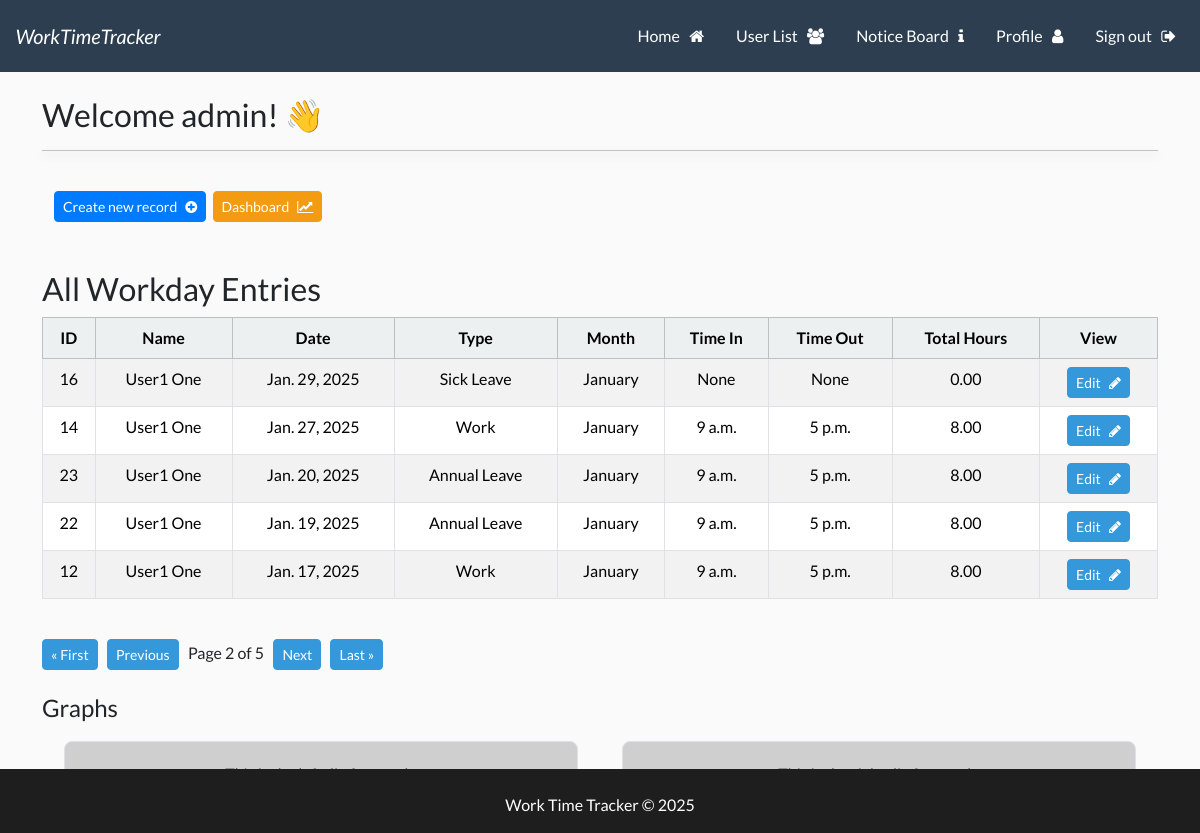
Screenshot of /wttapp?page=2 (signed in) with the database file from the repository.
### wttapp/models.py (models this page shows, shortened)
class Workday(models.Model):
    user = models.ForeignKey(User, related_name='user_workdays', on_delete=models.CASCADE)
    WORKDAY_TYPE_CHOICES = [
        ('Work', 'Work'),
        ('Sick Leave', 'Sick Leave'),
        ('Annual Leave', 'Annual Leave'),
        ('Bank Holiday', 'Bank Holiday'),
    ]
    MONTH_CHOICES = [
        ('January', 'January'),
        ('February', 'February'),
        ('March', 'March'),
        ('April', 'April'),
        ('May', 'May'),
        ('June', 'June'),
        ('July', 'July'),
        ('August', 'August'),
        ('September', 'September'),
        ('October', 'October'),
        ('November', 'November'),
        ('December', 'December'),
    ]
    id = models.AutoField(primary_key=True)
    date = models.DateField()
    year = models.IntegerField(default=datetime.now().year)
    month = models.CharField(
        max_length=20,
        choices=MONTH_CHOICES,
        default=get_current_month,
    )
    workday_type = models.CharField(
        max_length=20,
        choices=WORKDAY_TYPE_CHOICES,
        default='Work',
    )
    time_in = models.TimeField(blank=True, null=True)
    time_out = models.TimeField(blank=True, null=True)
    @property
    def total_hours(self):
        if self.time_in and self.time_out:
            time_in_dt = datetime.combine(date.today(), self.time_in)
            time_out_dt = datetime.combine(date.today(), self.time_out)
            time_diff = time_out_dt - time_in_dt
            return time_diff.total_seconds() / 3600  # Convert seconds to hours
        return 0

### UserLogin/models.py (models this page shows, shortened)
class UserProfile(models.Model):
    user = models.OneToOneField(User, related_name='user_profile', on_delete=models.CASCADE)
    username = models.CharField(max_length=150, editable=False)  # Automatically populated
    firstname = models.CharField(max_length=30, null=False, editable=True)  # Automatically populated
    lastname = models.CharField(max_length=150, null=False, editable=True)  # Automatically populated
    email = models.EmailField(null=True, editable=True)  # Automatically populated
    emergency_contact = models.CharField(max_length=100, blank=True, null=True, help_text="Emergency contact name and number.")
    manager_name = models.ForeignKey(
        User,
        related_name='user_manager',
        on_delete=models.SET_NULL,
        blank=True,
        null=True,
    )
    POSITION_CHOICES = [
        ('Staff', 'Staff'),
        ('Manager', 'Manager'),
        ('System Admin', 'System Admin'),
    ]
    position = models.CharField(
        max_length=20,
        choices=POSITION_CHOICES,
        default='Staff',
        help_text="This can be edited by your manager or System admin."
    )
    STATUS_CHOICES = [
        ('Active', 'Active'),
        ('Former', 'Former'),
    ]
    status = models.CharField(
        max_length=10,
        choices=STATUS_CHOICES,
        default='Active',
        help_text="User status (Active or Former)."
    )
    profile_picture = models.ImageField(upload_to='profile_pictures', blank=True, null=True)

### wttapp/views.py (the view)
# urls.py: 2. Add a URL to urlpatterns:  path('', views.home, name='home')
@login_required
def home(request):
    user_profile = UserProfile.objects.get(user=request.user)
    if user_profile.status == 'Active' and user_profile.position in ['System Admin', 'Manager']:
        records_list = Workday.objects.select_related('user__user_profile').all().order_by('-date')  # Show all records
    else:
        records_list = Workday.objects.select_related('user__user_profile').filter(user=request.user).order_by('-date')  # Show only the user's records
    paginator = Paginator(records_list, 5)  # Show 5 records per page
    page = request.GET.get('page', 1)  # Get the current page number from the request
    try:
        records = paginator.page(page)
    except PageNotAnInteger:
        records = paginator.page(1)
    except EmptyPage:
        records = paginator.page(paginator.num_pages)
    return render(request, 'wttapp/home.html', {'records': records, 'user_profile': user_profile})

### templates/wttapp/home.html (shortened to what this page needs)
{% extends 'base.html' %}
{% load static %}
{% block content %}
<h3> Welcome {{user}}! 👋 </h3>
<hr>
<br>
<div class="container-fluid">
    <div class="row">
        <div class="col-md-6 col-12">
                <a class="btn btn-primary btn-sm" href="{% url 'create_record' %}">Create new record &nbsp; <i class="fa fa-plus-circle" aria-hidden="true"></i></a>&nbsp;
                <a class="btn btn-warning btn-sm ml-auto" href="{% url 'dashboard' %}">Dashboard &nbsp; <i class="fa fa-line-chart" aria-hidden="true"></i></a>
        </div>
    </div>
</div>
<br><br>
{% if user_profile.status == 'Active' and user_profile.position in 'System Admin Manager' %}
    <h3>All Workday Entries</h3>
{% else %}
    <h3>Your Workday Entries</h3>
{% endif %}
<table class="table table-hover table-striped  table-bordered text-center">
    <thead class="table-light">
        <tr>
            <th scope="col">ID</th>
            <th scope="col">Name</th>
            <th scope="col">Date</th>
            <th scope="col">Type</th>
            <th scope="col">Month</th>
            <th scope="col">Time In</th>
            <th scope="col">Time Out</th>
            <th scope="col">Total Hours</th>
            <th scope="col">View</th>
        </tr>
    </thead>
    <tbody>
        {% if records %}
        {% for record in records %}
        <tr>
            <td>{{ record.id }}</td>
            <td>{{ record.user.user_profile.firstname }} {{ record.user.user_profile.lastname }} </td>
            <td>{{ record.date }}</td>
            <td>{{ record.get_workday_type_display }}</td>
            <td>{{ record.get_month_display }}</td>
            <td>{{ record.time_in }}</td>
            <td>{{ record.time_out }}</td>
            <td>{{ record.total_hours|floatformat:2 }}</td>
            <td>
                <a href="{% url 'edit_workday' record.id %}" class="btn btn-info btn-sm">Edit &nbsp; <i class="fa fa-pencil" aria-hidden="true"></i></a>
        </tr>
        {% endfor %}
        {% endif %}
    </tbody>
</table>
<br>
<div class="pagination">
    <span class="step-links">
        {% if records.has_previous %}
        <a class="btn btn-info btn-sm btn-info" href="?page=1">&laquo; First</a> &nbsp;
        <a class="btn btn-info btn-sm btn-info" href="?page={{ records.previous_page_number }}">Previous</a> &nbsp;
        {% endif %}
        <span class="current">
            Page {{ records.number }} of {{ records.paginator.num_pages }} &nbsp;
        </span>
        {% if records.has_next %}
        <a class="btn btn-info btn-sm btn-secondary" href="?page={{ records.next_page_number }}">Next</a> &nbsp;
        <a class="btn btn-info btn-sm btn-secondary" href="?page={{ records.paginator.num_pages }}">Last &raquo;</a>
        {% endif %}
    </span>
</div>
<br>
<h4>Graphs</h4>
<div class="container-fluid">
    <div class="row">
        <div class="col-md-6 col-12">
            <div class="custom-div">
                <p class="text-muted">This is the left div for graph.</p>
            </div>
        </div>
        <div class="col-md-6 col-12">
            <div class="custom-div">
                <p class="text-muted">This is the right div for pragh. </p>
            </div>
        </div>
    </div>
</div>
{% endblock %}

### static/css/styles.css (style rules this page uses)
hr { box-shadow: 0 4px 10px rgba(0.8, 0.8, 0.8, 0.8); }
a { text-decoration: none; }
html, body { height: 100%; margin: 0; display: flex; flex-direction: column; }
body { display: flex; background-color: #fafafa; }
.custom-div { background-color: #cfcfcf; border: 1px solid #dee2e6; padding: 20px; margin: 10px; border-radius: 8px; text-align: center; }
.btn-primary { background-color: #007bff; border-color: #007bff; }

### rows the page displays
Workday: id "16", user.user_profile.firstname "User1", user.user_profile.lastname "One", date "Jan. 29, 2025", workday_type "Sick Leave", month "January", time_in "None", time_out "None", total_hours "0.00"
Workday: id "14", user.user_profile.firstname "User1", user.user_profile.lastname "One", date "Jan. 27, 2025", workday_type "Work", month "January", time_in "9 a.m.", time_out "5 p.m.", total_hours "8.00"
Workday: id "23", user.user_profile.firstname "User1", user.user_profile.lastname "One", date "Jan. 20, 2025", workday_type "Annual Leave", month "January", time_in "9 a.m.", time_out "5 p.m.", total_hours "8.00"
Workday: id "22", user.user_profile.firstname "User1", user.user_profile.lastname "One", date "Jan. 19, 2025", workday_type "Annual Leave", month "January", time_in "9 a.m.", time_out "5 p.m.", total_hours "8.00"
Workday: id "12", user.user_profile.firstname "User1", user.user_profile.lastname "One", date "Jan. 17, 2025", workday_type "Work", month "January", time_in "9 a.m.", time_out "5 p.m.", total_hours "8.00"

### other values shown
{{ user }} "admin"
{{ records.number }} "2"
{{ records.paginator.num_pages }} "5"
